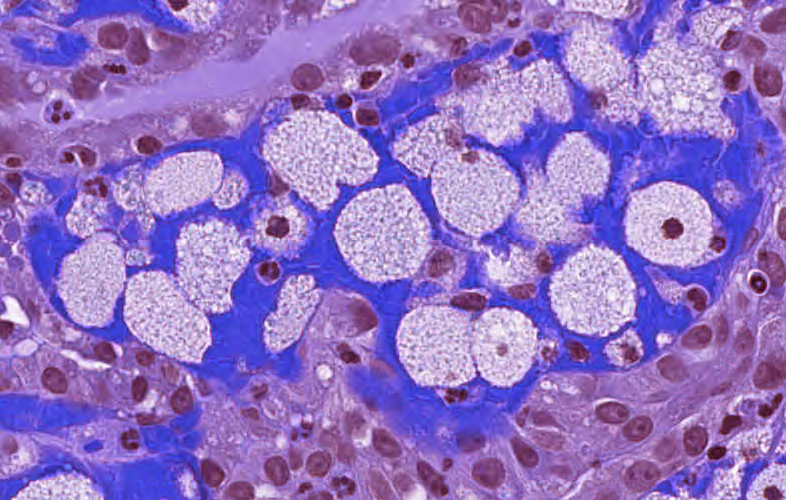
#> input picture images/TCGA-SX-A7SR-01Z-00-DX1_2.png, 786 x 500 px
$ python ColorNormalize.py
#> lines starting #> are read from the running program, lines starting #| are printed output that depends on the picture
### awesometools/color_norm/color_normalize.py
# from scipy import misc
import imageio as io
from awesometools.color_norm.stainNorm_Reinhard import Normalizer


class reinhard_normalizer():
    def __init__(self, target_file):
#> called with target_file = '../images/TCGA-SX-A7SR-01Z-00-DX1_2.png'
        target_40X = io.imread(target_file)
#> target_40X is the input picture: shape (500, 786, 3); mean R, G, B 146.2, 115, 195.4
        self.n_40X = Normalizer()
        self.n_40X.fit(target_40X)

    def normalize(self, image):
        # image RGB in uint8
        return self.n_40X.transform(image)

### awesometools/color_norm/stain_utils.py
"""
Uses the spams package:

http://spams-devel.gforge.inria.fr/index.html

Use with python via e.g https://anaconda.org/conda-forge/python-spams
"""

from __future__ import division

import numpy as np

def standardize_brightness(I):
    """

    :param I:
    :return:
    """
    p = np.percentile(I, 90)
#> p = 221
    return np.clip(I * 255.0 / p, 0, 255).astype(np.uint8)

### awesometools/color_norm/stainNorm_Reinhard.py
from __future__ import division

import cv2 as cv
import numpy as np
from awesometools.color_norm import stain_utils as ut


def lab_split(I):
    """
    Convert from RGB uint8 to LAB and split into channels
    :param I: uint8
    :return:
    """
    I = cv.cvtColor(I, cv.COLOR_RGB2LAB)
#> I: shape (500, 786, 3); mean of channels 0, 1, 2 158.1, 161.6, 87.9
    I = I.astype(np.float32)
#> I: shape (500, 786, 3) float32; mean of channels 0, 1, 2 158.1, 161.6, 87.9
    I1, I2, I3 = cv.split(I)
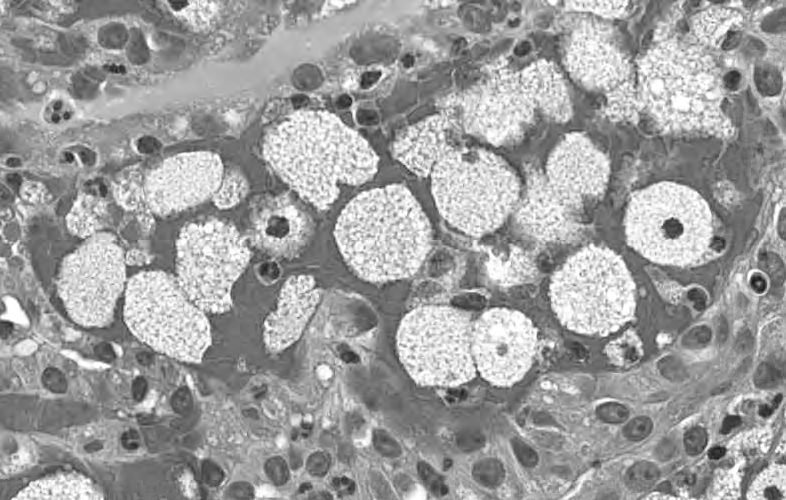
#> I1: shape (500, 786) float32; min 26, max 255, mean 158.1
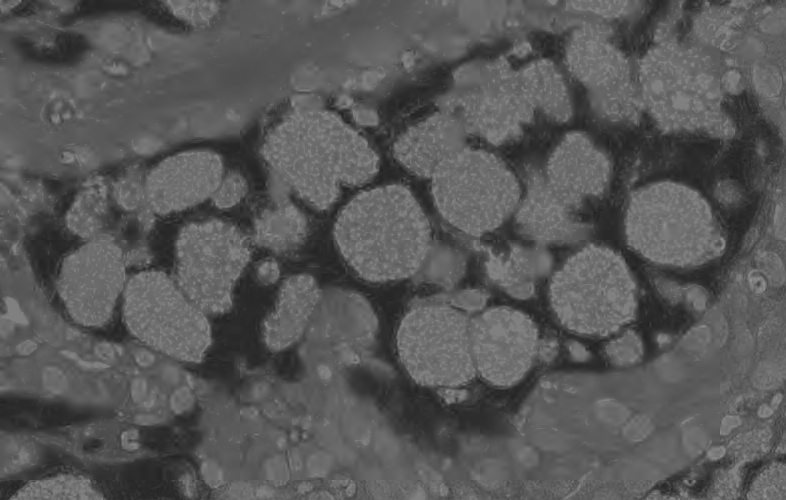
#> I3: shape (500, 786) float32; min 34, max 151, mean 87.9
    I1 /= 2.55
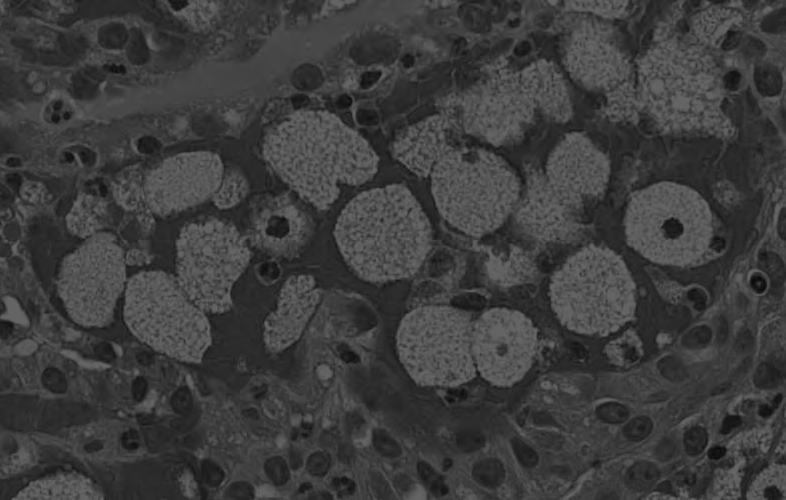
#> I1: shape (500, 786) float32; min 10.2, max 100, mean 62
    I2 -= 128.0
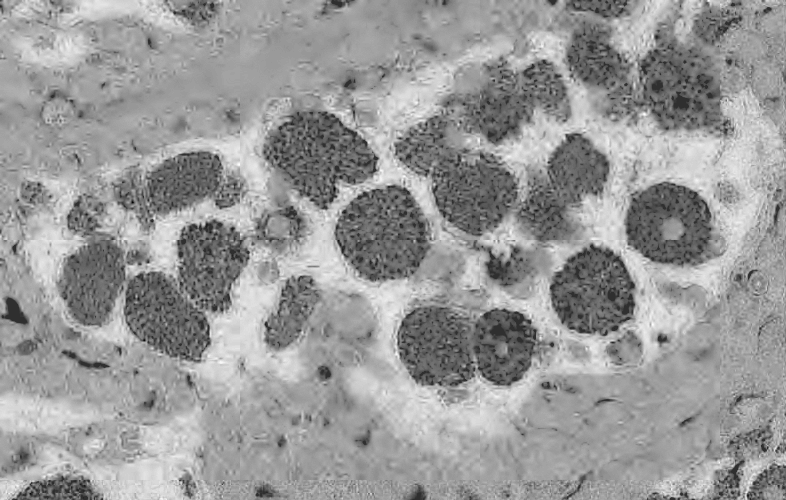
#> I2: shape (500, 786) float32; min -15, max 66, mean 33.6; drawn with min black and max white
    I3 -= 128.0
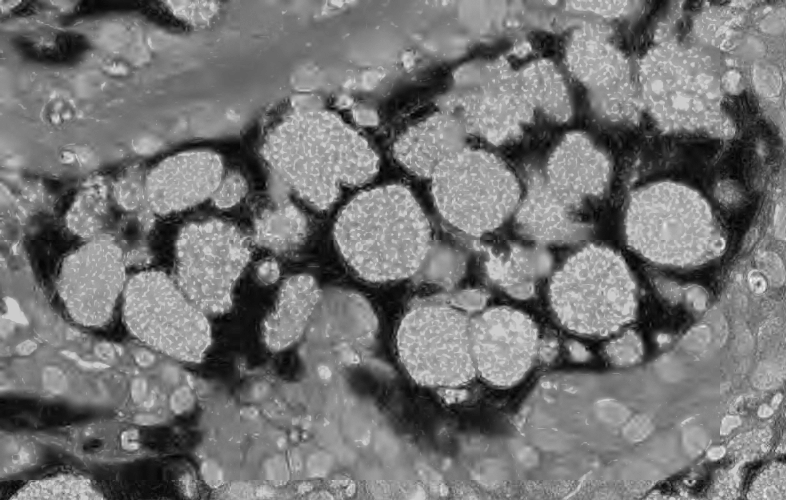
#> I3: shape (500, 786) float32; min -94, max 23, mean -40.1; drawn with min black and max white
    return I1, I2, I3


def merge_back(I1, I2, I3):
    """
    Take seperate LAB channels and merge back to give RGB uint8
    :param I1:
    :param I2:
    :param I3:
    :return:
    """
    I1 *= 2.55
    I2 += 128.0
    I3 += 128.0
    I = np.clip(cv.merge((I1, I2, I3)), 0, 255).astype(np.uint8)
    return cv.cvtColor(I, cv.COLOR_LAB2RGB)


def get_mean_std(I):
    """
    Get mean and standard deviation of each channel
    :param I: uint8
    :return:
    """
    I1, I2, I3 = lab_split(I)
    m1, sd1 = cv.meanStdDev(I1)
#> m1 = [61.99]; sd1 = [18.1]
    m2, sd2 = cv.meanStdDev(I2)
#> m2 = [33.65]; sd2 = [12.81]
    m3, sd3 = cv.meanStdDev(I3)
#> m3 = [-40.1]; sd3 = [22.87]
    means = m1, m2, m3
#> means = ([61.99], [33.65], [-40.1])
    stds = sd1, sd2, sd3
#> stds = ([18.1], [12.81], [22.87])
    return means, stds


### Main class ###

class Normalizer(object):
    """
    A stain normalization object
    """

    def __init__(self):
        self.target_means = None
        self.target_stds = None

    def fit(self, target):
        target = ut.standardize_brightness(target)
        means, stds = get_mean_std(target)
#> means = ([61.99], [33.65], [-40.1]); stds = ([18.1], [12.81], [22.87])
        self.target_means = means
#> self.target_means = ([61.99], [33.65], [-40.1])
        self.target_stds = stds
#> self.target_stds = ([18.1], [12.81], [22.87])

    def transform(self, I):
        I = ut.standardize_brightness(I)
        I1, I2, I3 = lab_split(I)
        means, stds = get_mean_std(I)
#> means = ([61.99], [33.65], [-40.1]); stds = ([18.1], [12.81], [22.87])
        norm1 = ((I1 - means[0]) * (self.target_stds[0] / stds[0])) + self.target_means[0]
        norm2 = ((I2 - means[1]) * (self.target_stds[1] / stds[1])) + self.target_means[1]
        norm3 = ((I3 - means[2]) * (self.target_stds[2] / stds[2])) + self.target_means[2] # (1e-10 + stds[2])))
        return merge_back(norm1, norm2, norm3)
#> in merge_back, `I = np.clip(cv.merge((I1, I2, I3)), 0, 255).astype(np.uint8)`:
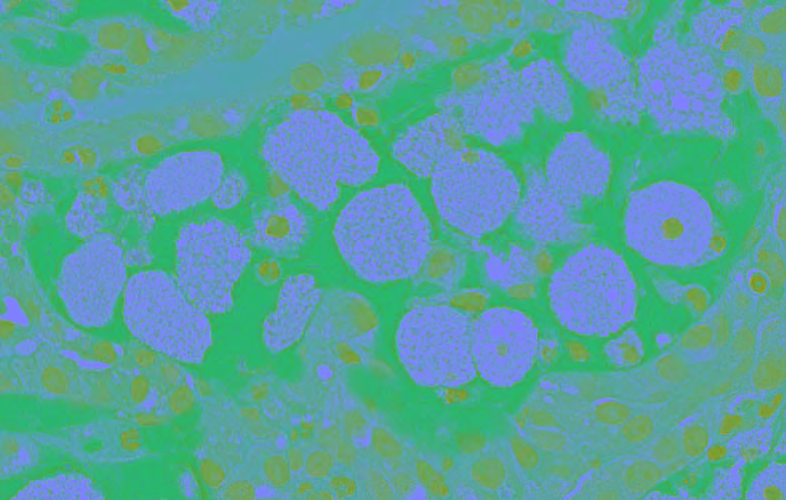
#> I: shape (500, 786, 3); mean of channels 0, 1, 2 157.8, 161.6, 87.9; drawn as B, G, R
#> in merge_back, `return cv.cvtColor(I, cv.COLOR_LAB2RGB)`:
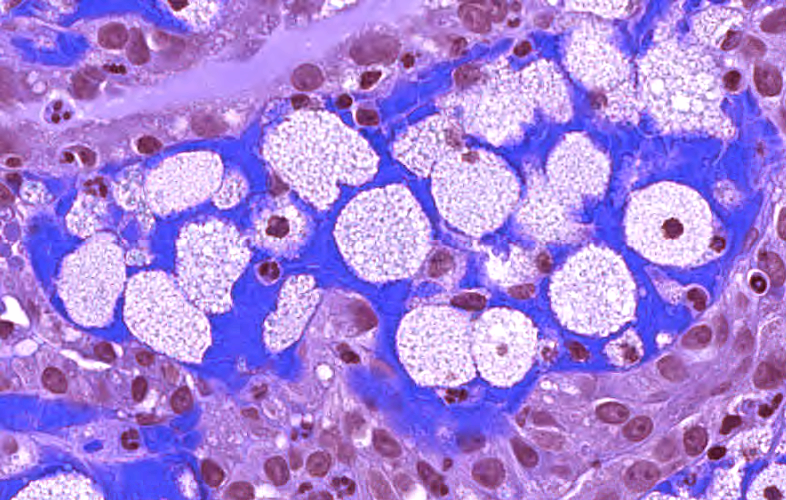
#> returned value: shape (500, 786, 3); mean R, G, B 167.5, 132, 221

### awesometools/ColorNormalize.py
from imageio import imread, imsave
from awesometools.color_norm.color_normalize import reinhard_normalizer
import staintools, cv2
from imageio import imread
import matplotlib.pyplot as plt


def color_normalize(ref_image_fname, target_image_fname, save_dist=None):
    rn = reinhard_normalizer(ref_image_fname)  # target_40X.png')

    target_image = imread(target_image_fname)
    img_normalized = rn.normalize(target_image)

    if save_dist is not None:
        imsave(save_dist, img_normalized)
    return img_normalized


if __name__ == '__main__':
    ref_image_fname = '../images/TCGA-SX-A7SR-01Z-00-DX1_2.png'
    target_image_fname = '../images/TCGA-P4-AAVK-01Z-00-DX1_2.png'
    _ = color_normalize(ref_image_fname, ref_image_fname,
                        save_dist='../images/TCGA-SX-A7SR-01Z-00-DX1_2_normalized.png')
    print('+++++++++++++++')
#> (the run stopped early here; a loop or call above may not have finished)
